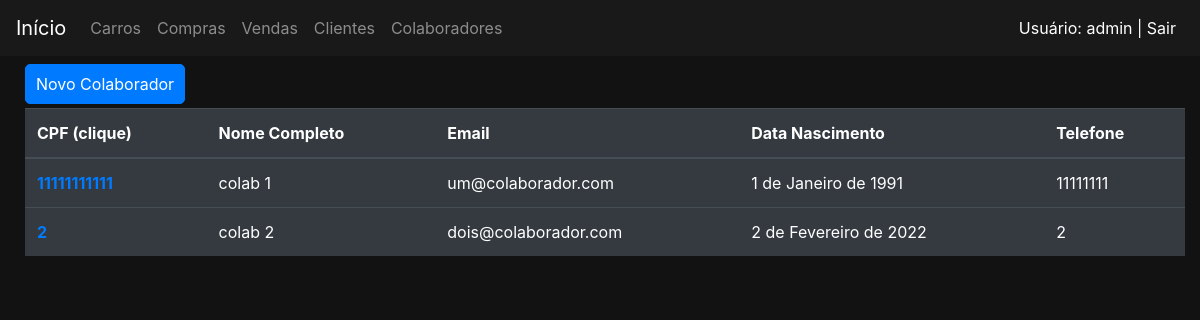
The page /colaboradores/ (signed in) on the database its author committed.
### colaboradores/models.py (models this page shows)
class Colaborador(Pessoa):
    class Meta:
        verbose_name_plural = 'Colaboradores'
        permissions = (
            ('permissao_gerente', 'permissao gerente'),
            ('permissao_supervisor', 'permissao supervisor'),
            ('permissao_vendedor', 'permissao vendedor'),
            ('permissao_funcionario', 'permissao todos funcionarios'),
        )
    situacaoVinculoChoices = (
        ('A','Ativo'),
        ('I','Inativo'),
    )
    cargoAtualChoices = (
        ('V','vendedor'),
        ('S','supervisor'),
        ('G','gerente'),
    )
    funcaoAtualChoices = (
        ('N','Normal'),
        ('C','Comissionada'),
    )
    tipoVinculoChoices = (
        ('E','Experiencia'),
        ('C','Contratado'),
    )
    ctps = models.IntegerField()
    pis = models.IntegerField()
    nomePai = models.CharField(max_length=50, verbose_name='Pai')
    nomeMae = models.CharField(max_length=50, verbose_name='Mae')
    tipoVinculo = models.CharField(max_length=1, choices=tipoVinculoChoices, verbose_name='Tipo vinculo')
    cargoAtual = models.CharField(max_length=1, choices=cargoAtualChoices, verbose_name='Cargo atual')
    funcaoAtual = models.CharField(max_length=1, choices=funcaoAtualChoices, verbose_name='Funcao atual')
    salarioAtual = models.DecimalField(max_digits=15, decimal_places=2, verbose_name='Salario atual')
    dataAdmissao = models.DateField( verbose_name='Admissao')
    dataDesligamento = models.DateField(null=True, verbose_name='Desligamento')
    situacaoVinculo = models.CharField(max_length=1, choices=situacaoVinculoChoices, verbose_name='Situacao  vinculo')

### colaboradores/views.py (the view)
# urls.py: path('', views.ColaboradoresListar.as_view(), name='listar'),
class ColaboradoresListar(RedirectPermissionRequiredMixin, ListView):
    model = Colaborador
    fields = '__all__'
    template_name = 'colaboradores/colaboradores.html'
    permission_required = 'clientes.permissao_supervisor'
    paginate_by = 8

### colaboradores/templates/colaboradores/colaboradores.html (shortened to what this page needs)
{% extends 'base.html' %}
{% block pagination %}
    <div class="container">
        <div class="row">
            <div class="col-md-4">
                <a href=" {% url 'colaboradores:criar' %}" class="btn btn-primary botao">Novo Colaborador</a>
            </div>
            <div class="col-md-6">{{ block.super }}</div>
        </div>
    </div>
{% endblock %}
{% block 'body' %}
    <div class="container" >
        <div class="row">
            <div class="col-md">
                <table class="table table-dark">
                    <thead>
                        <tr>
                            <th scope="col">CPF (clique) </th>
                            <th scope="col">Nome Completo</th>
                            <th scope="col">Email</th>
                            <th scope="col">Data Nascimento</th>
                            <th scope="col">Telefone</th>
                        </tr>
                    </thead>
                    <tbody>
                        {% for colaborador in colaborador_list %}
                            <tr>
                                <th><a class="corPadrao" href="{% url 'colaboradores:detalhe' colaborador.pk %}">{{colaborador.cpf}}</a></th>
                                <td>{{colaborador.nomeCompleto}}</td>
                                <td>{{colaborador.email}}</td>
                                <td>{{colaborador.dataNascimento}}</td>
                                <td>{{colaborador.telefone}}</td>
                            </tr>
                        {% endfor %}
                    </tbody>
                </table>
            </div>
        </div>
    </div>
{% endblock %}

### templates/base.html (shortened to what this page needs)
{% load static %}
<!doctype html>
<html lang="pt-BR">
  <head>
    <link rel="stylesheet" href="https://cdn.jsdelivr.net/npm/bootstrap@4.6.2/dist/css/bootstrap.min.css">
    <link rel="stylesheet" href=" {% static 'css/css.css' %}">
  </head>
  <body class="fundo">
    <nav class="navbar navbar-expand-lg navbar-dark bg-nav">
      <a class="navbar-brand" href="/">Início</a>
      <div class="collapse navbar-collapse" id="navbarNav">
        <ul class="navbar-nav">
          <li class="nav-item">
            <a class="nav-link" href="{% url 'carros:listar' %}">Carros</a>
          </li>
          <li class="nav-item">
            <a class="nav-link" href=" {% url 'compras:listar' %}">Compras<span class="sr-only">(current)</span></a>
          </li>
          <li class="nav-item">
            <a class="nav-link" href=" {% url 'vendas:listar' %}">Vendas <span class="sr-only">(current)</span></a>
          </li>
          <li class="nav-item">
            <a class="nav-link" href="{% url 'clientes:listar' %}">Clientes</span></a>
          </li>
          <li class="nav-item">
            <a class="nav-link" href="{% url 'colaboradores:listar' %}">Colaboradores</a>
          </li>
        </ul>
        <ul class="navbar-nav ml-auto">
          <li class="nav-item">
            {% if user.is_authenticated %}
              <a class="nav-link" href="{% url 'logout' %}" style="color:white">Usuário: {{ user.get_username }} | Sair</a>
            {% else %}
              <a class="nav-link" href="{% url 'login' %}" style="color:white">Entrar</a>
            {% endif %}
          </li>
        </ul>
      </div>
    </nav>
    {% block pagination %}{% endblock %}
    {% block 'body' %}{% endblock %}
  </body>
</html>

### templates/static/css/css.css (style rules this page uses)
.fundo { background-color: #121212; color: white; }
.bg-nav { position: fixed; left:0; top: 0; width: 100%; z-index: 9999; background-color: #191919; margin-bottom: 5px; margin-block-end: 10px; }
.container { max-width: 1300px; }
body { margin-top: 30px; padding-top: 30px; margin-left: 10px; }
a { color:white; }
.botao { display: inline-block; padding: 7px 10px; border-radius: 5px; margin-bottom: 4px; margin-right: 4px; margin-top: 4px; }
.corPadrao { color: #007bff; }
.navbar-nav.ml-auto { margin-right: 0; }

### rows shown on the page
Colaborador: cpf "11111111111", nomeCompleto "colab 1", email "um@colaborador.com", dataNascimento "1 de Janeiro de 1991", telefone "11111111"
Colaborador: cpf "2", nomeCompleto "colab 2", email "dois@colaborador.com", dataNascimento "2 de Fevereiro de 2022", telefone "2"

### other values the page prints
{{ user.get_username }} "admin"
